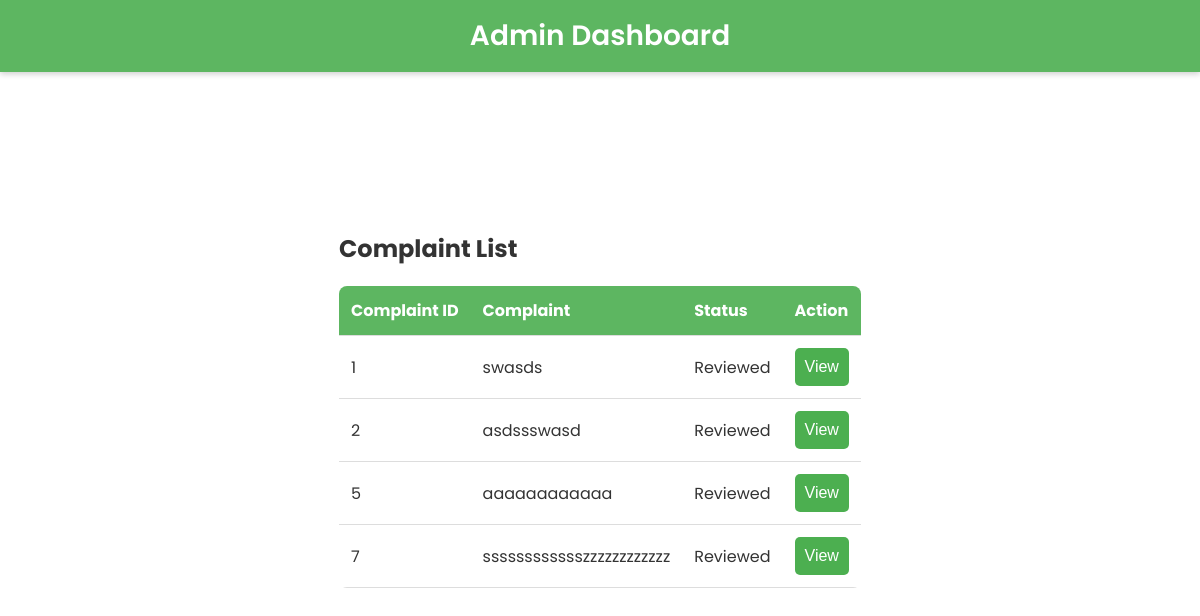
Page /admin_dashboard.php (signed in) on the committed database.
### tables this page shows
CREATE TABLE `complaints` (
  `ComplaintID` int(11) NOT NULL,
  `UserID` varchar(255) NOT NULL,
  `ComplaintText` text NOT NULL,
  `Status` enum('Pending','Assigned','Reviewed') DEFAULT 'Pending',
  `CategoryID` int(11) DEFAULT NULL,
  `Attachment` varchar(255) DEFAULT NULL,
  `CreatedAt` timestamp NOT NULL DEFAULT current_timestamp(),
  `UpdatedAt` timestamp NOT NULL DEFAULT current_timestamp() ON UPDATE current_timestamp()
);

### admin_dashboard.php (the view, shortened to what this page needs)
<?php
include('dbconnect.php');
$adminID = $_SESSION['UserID'];
$query = "
    SELECT c.ComplaintID, c.ComplaintText, c.Status, c.UserID
    FROM complaints c
    JOIN complaintcategory cc ON c.CategoryID = cc.CategoryID
    WHERE cc.AssignedAdminID = ?
";
$stmt = $conn->prepare($query);
$stmt->bind_param("s", $adminID);
$stmt->execute();
$result = $stmt->get_result();
$complaints = [];
while ($row = $result->fetch_assoc()) {
    $complaints[] = $row;
}
?>
<!DOCTYPE html>
<html lang="en">
<head>
    <link rel="stylesheet" href="styles.css">
</head>
<body>
    <header>Admin Dashboard</header>
    <div class="dashboard-container">
        <h2>Complaint List</h2>
        <table>
            <thead>
                <tr>
                    <th>Complaint ID</th>
                    <th>Complaint</th>
                    <th>Status</th>
                    <th>Action</th>
                </tr>
            </thead>
            <tbody>
                <?php foreach ($complaints as $complaint): ?>
                    <tr>
                        <td><?php echo htmlspecialchars($complaint['ComplaintID']); ?></td>
                        <td><?php echo htmlspecialchars($complaint['ComplaintText']); ?></td>
                        <td><?php echo htmlspecialchars($complaint['Status']); ?></td>
                        <td>
                            <a href="view_complaint.php?complaintID=<?php echo htmlspecialchars($complaint['ComplaintID']); ?>">
                                <button class="btn-view">View</button>
                            </a>
                        </td>
                    </tr>
                <?php endforeach; ?>
            </tbody>
        </table>
    </div>
</body>
</html>

### styles.css (style rules this page uses)
body { font-family: 'Poppins', sans-serif; background-image: url('background.jpg'); background-size: cover; background-position: center; background-repeat: no-repeat; background-attachment: fixed; margin: 0; padding: 0; display: flex; flex-direction: column; align-items: center; justify-content: center; height: 100vh; color: #333; }
header { position: fixed; top: 0; left: 0; width: 100%; background-color: rgba(76, 175, 80, 0.9); color: white; padding: 15px 0; text-align: center; font-size: 28px; font-weight: 600; box-shadow: 0 2px 6px rgba(0, 0, 0, 0.2); z-index: 10; }
button { width: 100%; padding: 10px; background-color: #4CAF50; color: white; border: none; border-radius: 5px; font-size: 16px; cursor: pointer; transition: background-color 0.3s ease; }
table { width: 100%; border-collapse: collapse; margin-top: 20px; background-color: rgba(255, 255, 255, 0.9); border-radius: 8px; overflow: hidden; }
table th, table td { padding: 12px; text-align: left; border-bottom: 1px solid #ddd; }
table th { background-color: rgba(76, 175, 80, 0.9); color: white; }

### rows in the picture
complaints: ComplaintID "1", ComplaintText "swasds", Status "Reviewed"
complaints: ComplaintID "2", ComplaintText "asdssswasd", Status "Reviewed"
complaints: ComplaintID "5", ComplaintText "aaaaaaaaaaaa", Status "Reviewed"
complaints: ComplaintID "7", ComplaintText "sssssssssssszzzzzzzzzzzz", Status "Reviewed"
